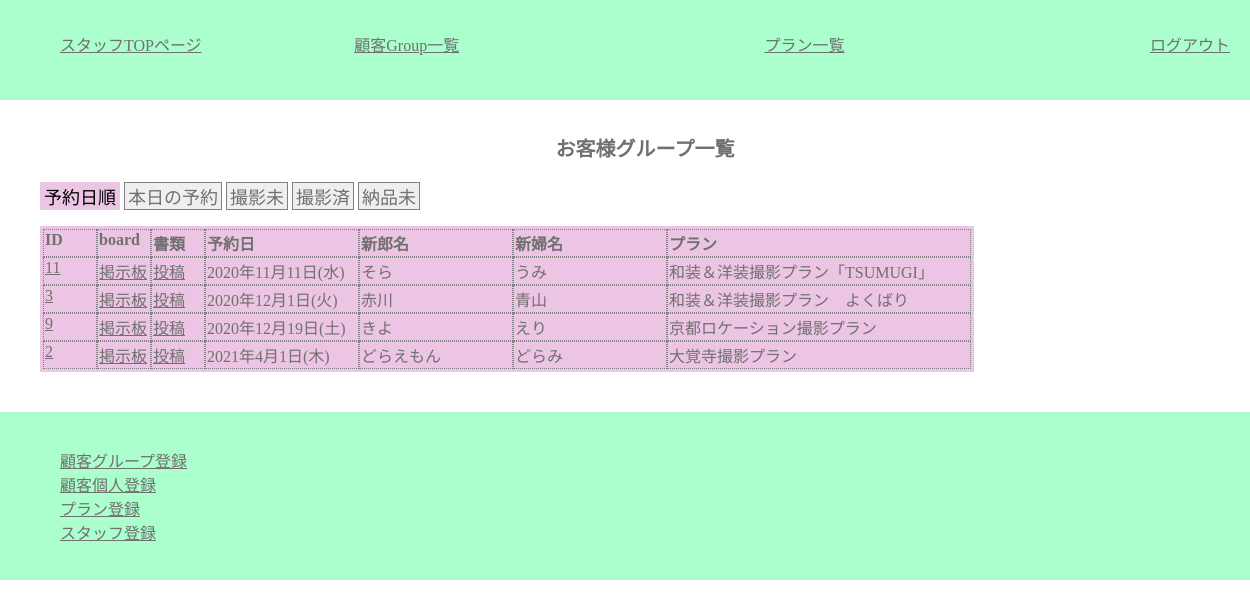
The page /staff/c_group_list.php (signed in) on the database as committed earlier.
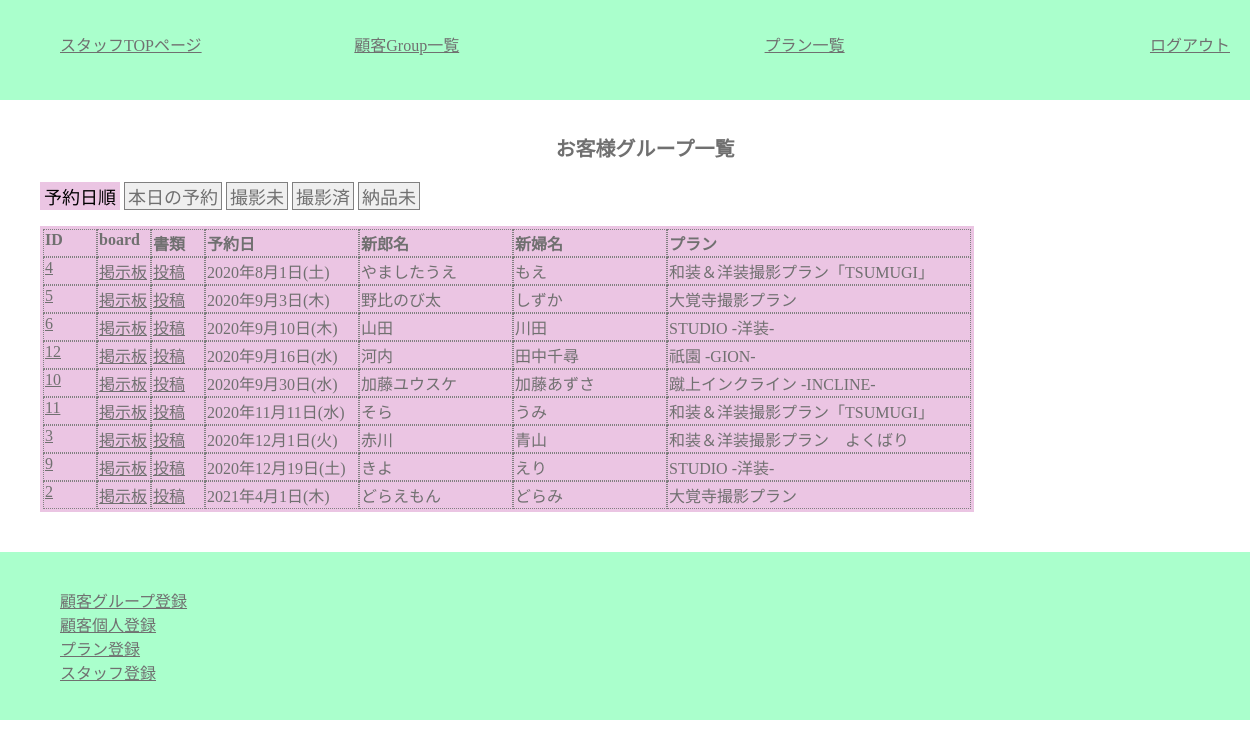
The same page on the database as committed later.
### tables this page shows
CREATE TABLE `customers` (
  `c_id` varchar(32) NOT NULL,
  `c_group_id` int(11) NOT NULL,
  `c_name` varchar(32) NOT NULL,
  `c_pass` varchar(64) NOT NULL,
  `c_mail` varchar(64) NOT NULL,
  `c_tell` varchar(11) NOT NULL,
  `c_zip` char(7) NOT NULL,
  `c_address` varchar(64) NOT NULL,
  `c_gender` tinyint(1) NOT NULL
);

CREATE TABLE `c_groups` (
  `c_group_id` int(11) NOT NULL,
  `p_id` int(11) NOT NULL,
  `reserve_day` date NOT NULL,
  `reserve_time` time NOT NULL,
  `estimate` tinyint(1) NOT NULL,
  `invoce` tinyint(1) NOT NULL,
  `payment` tinyint(1) NOT NULL,
  `d_product` tinyint(1) NOT NULL,
  `new_zip` char(7) NOT NULL,
  `new_address` varchar(64) NOT NULL,
  `before2days` tinyint(1) NOT NULL DEFAULT 0,
  `make_reh` tinyint(1) NOT NULL DEFAULT 0,
  `cos_fixed` tinyint(1) NOT NULL DEFAULT 0,
  `cos_fitting` tinyint(1) NOT NULL DEFAULT 0,
  `place_fixed` tinyint(1) NOT NULL DEFAULT 0,
  `s_id` varchar(32) NOT NULL
);

CREATE TABLE `plans` (
  `p_id` int(11) NOT NULL,
  `p_name` varchar(32) NOT NULL,
  `p_wear` varchar(32) NOT NULL
);

### class/meeting.class.php (called while the page is built, shortened)
<?php
class Meeting{
	public $pdo;
	public function __construct(){
		$host  = "localhost";
		$dbname= "meeting_app";
		$dbuser= "root";
		$dbpass= "";
		$dsn = "mysql:host={$host};dbname={$dbname};charset=utf8";
		$this->pdo = new PDO($dsn,$dbuser,$dbpass);
	}
	public function getGroomBrideGrouopAllDate() {
		$sql  ="SELECT groom.c_name AS g_name,bride.c_name AS b_name,reserve_day,p_name,c_groups.c_group_id AS group_id,d_product,payment ";
		$sql .="FROM customers AS groom,customers AS bride,c_groups,plans ";
		$sql .="WHERE c_groups.c_group_id=groom.c_group_id ";
		$sql .="AND c_groups.c_group_id=bride.c_group_id ";
		$sql .="AND c_groups.p_id=plans.p_id ";
		$sql .="AND groom.c_gender=0 AND bride.c_gender=1 ";
		$sql .="ORDER BY reserve_day";
		$row = $this->pdo->query($sql);
		return $row;
	}
}
?>

### staff/c_group_list.php (the view, shortened to what this page needs)
<?php
require_once("../class/meeting.class.php");
function h($str) {
	return htmlspecialchars($str,ENT_QUOTES);
}
$obj =new Meeting();
$rows =$obj->getGroomBrideGrouopAllDate();
?>
<?php require_once("header_for_staff.php"); ?>
		<main>
			<h1>お客様グループ一覧</h1>
			<section>
				<p><button class="sort_day_btn all_day activ_page_btn">予約日順</button>
				<button class="sort_day_btn today"><a href="c_group_list_today.php">本日の予約</a></button>
				<button class="sort_day_btn feature_day"><a href="c_group_list_f.php">撮影未</a></button>
				<button class="sort_day_btn past_day"><a href="c_group_list_p.php">撮影済</a></button>
				<button class="sort_day_btn no_d"><a href="c_group_list_nd.php">納品未</a></button>
				</p>
				<div id="mainView">
					<table class="list">
					<tr>
						<th class="list_id_num">ID</th><th class="list_id_num">board</th><th class="list_id_num">書類</th>
						<th class="list_r_day">予約日</th><th class="list_c_name">新郎名</th><th class="list_c_name">新婦名</th><th class="list_p_name">プラン</th>
					</tr>
					<?php while($row=$rows->fetch(PDO::FETCH_ASSOC)): ?>
					<tr>
						<td class="list_id_num"><a href="c_group_each.php?group_id=<?php echo $row["group_id"];?>" ><?php echo $row["group_id"];?></a></td>
						<td class="list_id_num"><a href="../customer/c_board.php?group_id=<?php echo $row["group_id"];?>">掲示板</a></td>
						<td class="list_id_num"><a href="../customer/c_paymentdata.php?group_id=<?php echo $row["group_id"];?>">投稿</a></td>
						<td class="list_r_day"><?php
							$reserve_day = $row["reserve_day"];
							$week = ["日","月","火","水","木","金","土"];
							$hi = date('w', strtotime($reserve_day));
							$youbi = $week[$hi];
							$rd =  date('Y年n月j日', strtotime($reserve_day))."(".$youbi.")";
							echo h($rd);
						?></td>
						<td class="list_c_name"><?php echo h($row["g_name"]); ?></td>
						<td class="list_c_name"><?php echo h($row["b_name"]); ?></td>
						<td class="list_p_name"><?php echo h($row["p_name"]); ?></td>
					</tr>
					<?php endwhile; ?>
					</table>
				</div>
			</section>
		</main>
<?php include("footer_for_staffpage.php"); ?>

Rows that differ between the two databases and show on the page:
now on this page (row unchanged): customers: c_group.c_group_id "4", c_group.reserve_day "2020年8月1日(土)", c_name "やましたうえ", customers.c_name "もえ", plans.p_name "和装＆洋装撮影プラン「TSUMUGI」"
added customers: c_group.c_group_id "5", c_group.reserve_day "2020年9月3日(木)", c_name "野比のび太", customers.c_name "しずか", plans.p_name "大覚寺撮影プラン"
added customers: c_group.c_group_id "6", c_group.reserve_day "2020年9月10日(木)", c_name "山田", customers.c_name "川田", plans.p_name "STUDIO -洋装-"
added customers: c_group.c_group_id "12", c_group.reserve_day "2020年9月16日(水)", c_name "河内", customers.c_name "田中千尋", plans.p_name "祇園 -GION-"
added customers: c_group.c_group_id "10", c_group.reserve_day "2020年9月30日(水)", c_name "加藤ユウスケ", customers.c_name "加藤あずさ", plans.p_name "蹴上インクライン -INCLINE-"
changed customers "きよ": plans.p_name "京都ロケーション撮影プラン" → "STUDIO -洋装-"
